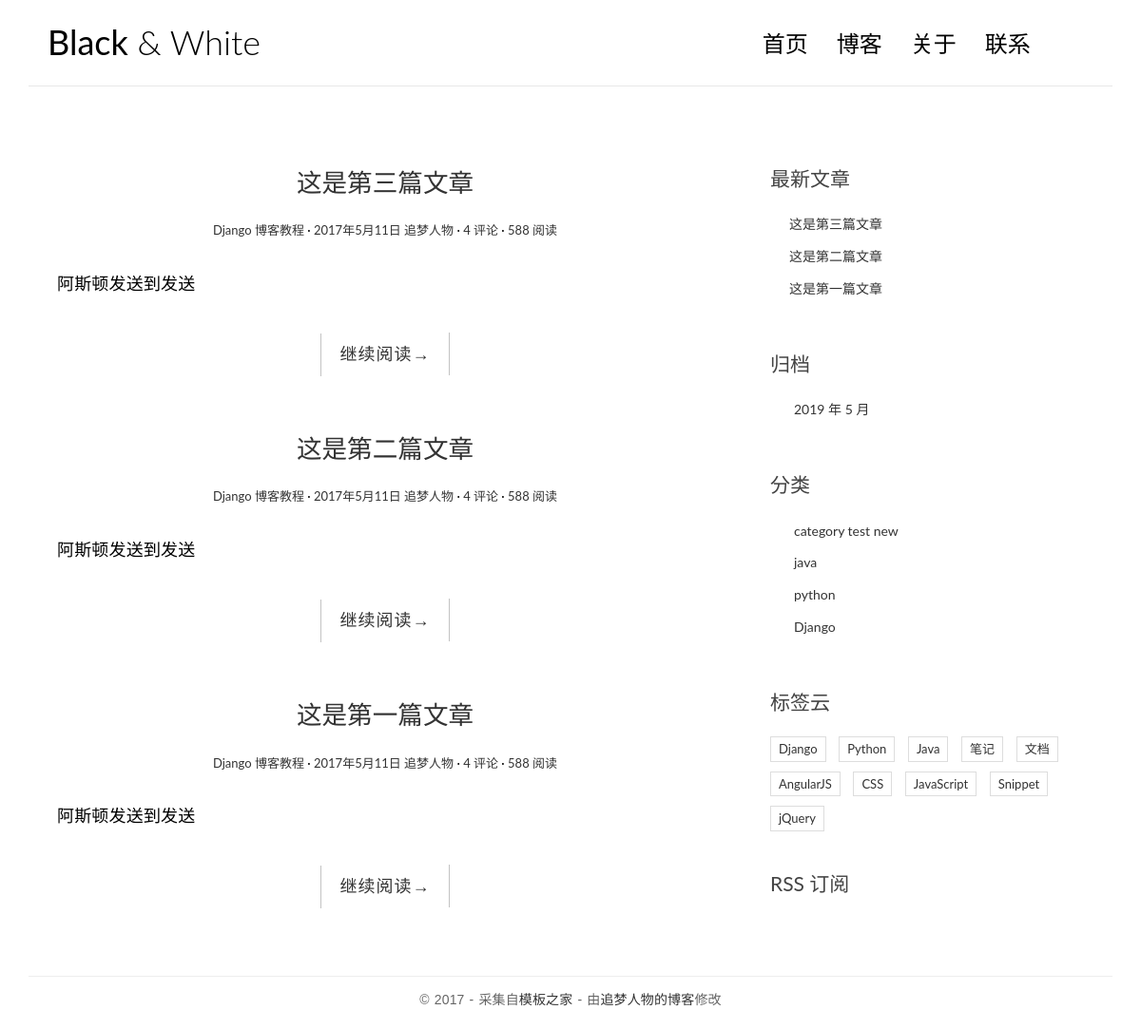
The page / on the database its author committed.
### blog/models.py (models this page shows, shortened)
class Post(models.Model):
    title = models.CharField(max_length=70)
    body = models.TextField()
    created_time = models.DateTimeField()
    modified_time = models.DateTimeField()
    excerpt = models.CharField(max_length=200,blank=True)
    category = models.ForeignKey(Category)
    tags = models.ManyToManyField(Tag,blank=True)
    author = models.ForeignKey(User)
    def get_absolute_url(self):
        return reverse('blog:detail',kwargs={'pk': self.pk})
    class Meta:
        ordering = ['-created_time']

class Category(models.Model):
    name = models.CharField(max_length=100)

### blog/views.py (the view)
# urls.py: url(r'^$',views.index,name = 'index'),
def index(request):
    post_list = Post.objects.all()
    return render(request,'blog/index.html',context={'post_list':post_list })

### blog/templatetags/blog_tags.py (called while the page is built)
@register.simple_tag
def get_recent_posts(num=5):
    return Post.objects.all().order_by('-created_time')[:num]

@register.simple_tag
def archives():
    return Post.objects.dates('created_time','month',order='DESC')

@register.simple_tag
def get_categories():
    return Category.objects.all()

### templates/blog/index.html
{% extends 'base.html'%}
{% block main%}
    {% for post in post_list %}
        <article class="post post-2">
            <header class="entry-header">
                <h1 class="entry-title">
                    <a href="{{ post.get_absolute_url }}">{{ post.title }}</a>
                </h1>
                <div class="entry-meta">
                    <span class="post-category"><a href="#">Django 博客教程</a></span>
		    <span class="post-data"><a href="#"><time class="entry-data"
                                                              datetime="2012-11-09T23:15:57+00:00">2017年5月11日</time></a></span>
                    <span class="post-author"><a href="#">追梦人物</a></span>
                    <span class="comments-link"><a href="#">4 评论</a></span>
                    <span class="views-count"><a href="#">588 阅读</a></span>
                </div>
            </header>
            <div class="entry-content clearfix">
                <p>阿斯顿发送到发送</p>
                <div class="read-more cl-effect-14">
                    <a href="{{ post.get_absolute_url }}" class="more-link">继续阅读<span class="meta-nav">→</span></a>
                </div>
            </div>
        </article>
    {% empty %}
    <div class="no-post">暂时还没有发布文章</div>
    {% endfor %}
{% endblock main%}

### templates/base.html (shortened to what this page needs)
{% load staticfiles %}
{% load blog_tags %}
<!DOCTYPE html>
<html>
<head>
    <link rel="stylesheet" href="{% static 'blog/css/bootstrap.min.css' %}">
    <link rel="stylesheet" href="http://code.ionicframework.com/ionicons/2.0.1/css/ionicons.min.css">
    <link rel="stylesheet" href="{% static 'blog/css/pace.css' %}">
    <link rel="stylesheet" href="{% static 'blog/css/custom.css' %}">
    <link rel="stylesheet" href="{% static '/blog/css/highlights/github.css' %}">
</head>
<body>
<div class="container">
    <header id="site-header">
        <div class="row">
            <div class="col-md-4 col-sm-5 col-xs-8">
                <div class="logo">
                    <h1><a href="{% url 'blog:index' %}"><b>Black</b> &amp; White</a></h1>
                </div>
            </div>
            <div class="col-md-8 col-sm-7 col-xs-4">
                <nav class="main-nav" role="navigation">
                    <div class="collapse navbar-collapse" id="bs-example-navbar-collapse-1">
                        <ul class="nav navbar-nav navbar-right">
                            <li class="cl-effect-11"><a href="{% url 'blog:index' %}" data-hover="首页">首页</a></li>
                            <li class="cl-effect-11"><a href="full-width.html" data-hover="博客">博客</a></li>
                            <li class="cl-effect-11"><a href="about.html" data-hover="关于">关于</a></li>
                            <li class="cl-effect-11"><a href="contact.html" data-hover="联系">联系</a></li>
                        </ul>
                    </div>
                </nav>
            </div>
        </div>
    </header>
</div>
<div class="content-body">
    <div class="container">
        <div class="row">
            <main class="col-md-8">
                {% block main %}
                {% endblock main %}
            </main>
            <aside class="col-md-4">
                <div class="widget widget-recent-posts">
                    <h3 class="widget-title">最新文章</h3>
                    {% get_recent_posts as recent_post_list %}
                    <ul>
                        {% for post in recent_post_list %}
                        <li>
                            <a href="{{ post.get_absolute_url }}">{{ post.title }}</a>
                        </li>
                        {% empty %}
                            暂无文章!
                        {% endfor %}
                    </ul>
                </div>
                <div class="widget widget-archives">
                    <h3 class="widget-title">归档</h3>
                    {% archives as date_list %}
                    <ul>
                        {% for date in date_list %}
                        <li>
                            <a href="{% url 'blog:archives' date.year date.month %}">{{ date.year }} 年 {{ date.month }} 月</a>
                        </li>
                        {% empty %}
                         暂无归档！
                        {% endfor %}
                    </ul>
                </div>
                <div class="widget widget-category">
                    <h3 class="widget-title">分类</h3>
                    {% get_categories as category_list %}
                    <ul>
                        {% for category in category_list %}
                        <li>
                            <a href="{% url 'blog:category' category.pk %}">{{ category.name }}</a>
                        </li>
                        {% empty %}
                         暂无分类！
                        {% endfor %}
                    </ul>
                </div>
                <div class="widget widget-tag-cloud">
                    <h3 class="widget-title">标签云</h3>
                    <ul>
                        <li>
                            <a href="#">Django</a>
                        </li>
                        <li>
                            <a href="#">Python</a>
                        </li>
                        <li>
                            <a href="#">Java</a>
                        </li>
                        <li>
                            <a href="#">笔记</a>
                        </li>
                        <li>
                            <a href="#">文档</a>
                        </li>
                        <li>
                            <a href="#">AngularJS</a>
                        </li>
                        <li>
                            <a href="#">CSS</a>
                        </li>
                        <li>
                            <a href="#">JavaScript</a>
                        </li>
                        <li>
                            <a href="#">Snippet</a>
                        </li>
                        <li>
                            <a href="#">jQuery</a>
                        </li>
                    </ul>
                </div>
                <div class="rss">
                    <a href=""> RSS 订阅</a>
                </div>
            </aside>
        </div>
    </div>
</div>
<footer id="site-footer">
    <div class="container">
        <div class="row">
            <div class="col-md-12">
                <p class="copyright">&copy 2017 - 采集自<a href="http://www.cssmoban.com/"
                                                        target="_blank" title="模板之家">模板之家</a>
                    - 由<a href="http://zmrenwu.com/" title="网页模板" target="_blank">追梦人物的博客</a>修改
                </p>
            </div>
        </div>
    </div>
</footer>
</body>
</html>

### blog/static/blog/css/custom.css (style rules this page uses)
* { outline: none; }
h1, h2, h3, h4, h5, h6 { margin-top: 0; }
b { font-weight: 400; }
a { color: #333; }
body { color: #444; font-family: 'Lato', sans-serif; }
p { font-family: 'Ubuntu', sans-serif; font-weight: 400; word-spacing: 1px; letter-spacing: 0.01em; }
#site-header { background-color: #FFF; padding: 25px 20px; margin-bottom: 40px; border-bottom: 1px solid #e7e7e7; }
.logo h1 a { color: #000; }
.logo h1 { margin: 0; font-family: 'Lato', sans-serif; font-weight: 300; }
.main-nav { margin-top: 11px; max-width: 95%; }
.main-nav a { color: #000000 !important; padding: 0 0 5px 0 !important; margin-right: 30px; font-family: 'Lato', sans-serif; font-weight: 300; font-size: 24px; }
.cl-effect-11 a { padding: 10px 0; color: #0972b4; text-shadow: none; }
.cl-effect-11 a::before { position: absolute; top: 0; left: 0; overflow: hidden; padding: 0 0 5px 0 !important; max-width: 0; border-bottom: 1px solid #000; color: #000; content: attr(data-hover); white-space: nowrap; -webkit-transition: max-width 0.5s; -moz-transition: max-width 0.5s; transition: max-width 0.5s; }
.content-body { padding-bottom: 4em; }
.post { background: #fff; padding: 30px 30px 0; }
.entry-title { text-align: center; font-size: 1.9em; margin-bottom: 20px; line-height: 1.6; padding: 10px 20px 0; }
.entry-meta { text-align: center; color: #DDDDDD; font-size: 13px; margin-bottom: 30px; }
.entry-content { font-size: 18px; line-height: 1.9; font-weight: 300; color: #000; }
.post-category::after, .post-date::after, .post-author::after, .comments-link::after { content: ' ·'; color: #000; }
.read-more { font-family: 'Ubuntu', sans-serif; font-weight: 400; word-spacing: 1px; letter-spacing: 0.01em; text-align: center; margin-top: 20px; }
.cl-effect-14 a { padding: 0 20px; height: 45px; line-height: 45px; position: relative; display: inline-block; margin: 15px 25px; letter-spacing: 1px; font-weight: 400; text-shadow: 0 0 1px rgba(255, 255, 255, 0.3); }
.cl-effect-14 a::before, .cl-effect-14 a::after { position: absolute; width: 45px; height: 1px; background: #C3C3C3; content: ''; -webkit-transition: all 0.3s; -moz-transition: all 0.3s; transition: all 0.3s; pointer-events: none; }
.cl-effect-14 a::before { top: 0; left: 0; -webkit-transform: rotate(90deg); -moz-transform: rotate(90deg); transform: rotate(90deg); -webkit-transform-origin: 0 0; -moz-transform-origin: 0 0; transform-origin: 0 0; }
.cl-effect-14 a::after { right: 0; bottom: 0; -webkit-transform: rotate(90deg); -moz-transform: rotate(90deg); transform: rotate(90deg); -webkit-transform-origin: 100% 0; -moz-transform-origin: 100% 0; transform-origin: 100% 0; }
.widget { background: #fff; padding: 30px 0 0; }
.widget-title { font-size: 1.5em; margin-bottom: 20px; line-height: 1.6; padding: 10px 0 0; font-weight: 400; }
.widget-recent-posts ul { padding: 0; margin: 0; padding-left: 20px; }
.widget-recent-posts ul li { list-style-type: none; position: relative; line-height: 170%; margin-bottom: 10px; }
.widget-recent-posts ul li::before { content: '\f3d3'; font-family: "Ionicons"; position: absolute; left: -17px; top: 3px; font-size: 16px; color: #000; }
.widget-archives ul { padding: 0; margin: 0; padding-left: 25px; }
.widget-archives ul li { list-style-type: none; position: relative; line-height: 170%; margin-bottom: 10px; }
.widget-archives ul li::before { content: '\f3f3'; font-family: "Ionicons"; position: absolute; left: -25px; top: 1px; font-size: 16px; color: #000; }
.widget-category ul { padding: 0; margin: 0; padding-left: 25px; }
.widget-category ul li { list-style-type: none; position: relative; line-height: 170%; margin-bottom: 10px; }
.widget-category ul li::before { content: '\f3fe'; font-family: "Ionicons"; position: absolute; left: -25px; top: 1px; font-size: 18px; color: #000; }
.widget-tag-cloud ul { padding: 0; margin: 0; margin-right: -10px; }
.widget-tag-cloud ul li { list-style-type: none; font-size: 13px; display: inline-block; margin-right: 10px; margin-bottom: 10px; padding: 3px 8px; border: 1px solid #ddd; }
.rss { font-size: 21px; margin-top: 30px; }
.rss a { color: #444; }
#site-footer { padding-top: 10px; padding: 0 0 1.5em 0; }
.copyright { text-align: center; padding-top: 1em; margin: 0; border-top: 1px solid #eee; color: #666; }

### rows shown on the page
Post: title "这是第三篇文章"
Post: title "这是第二篇文章"
Post: title "这是第一篇文章"
Category: name "category test new"
Category: name "java"
Category: name "python"
Category: name "Django"

### other values the page prints
{{ date.year }} "2019"
{{ date.month }} "5"
